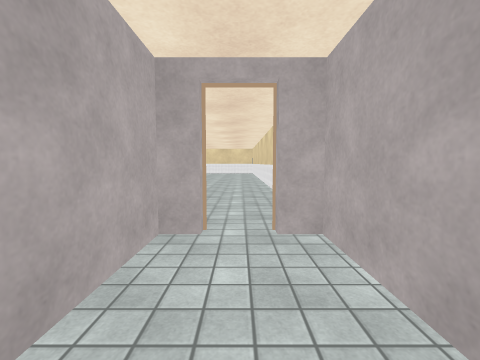
view 1 (above)

24 first-person views from a walk through a Unity game level. The camera is 1.2 m above the floor, tilts 4° down and sees 90° across. Doors are open. The floor is counted in squares, 1 m on a side. Each view is taken from the middle of a square. On the plan, view 1 faces up. The plan holds only what a view shows up to about 12 squares ahead; the rest is blank. Some surface patterns are stand-ins.

view 2
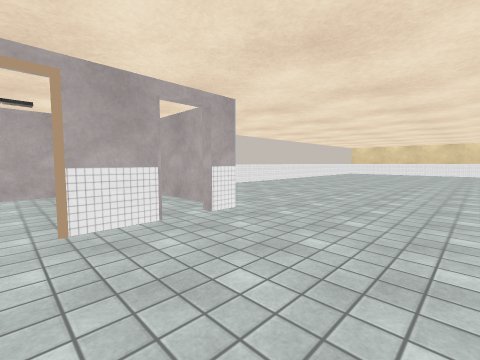

view 3
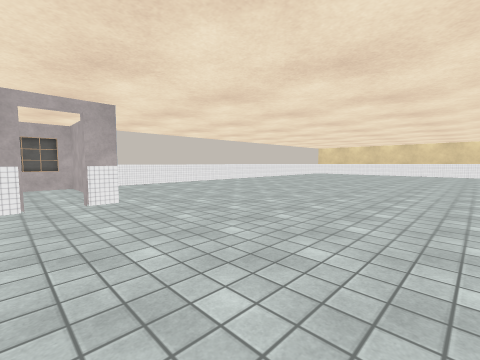

view 4
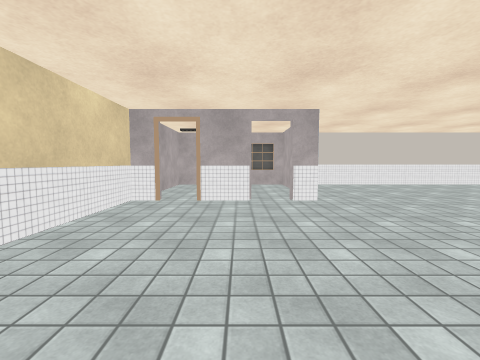

view 5
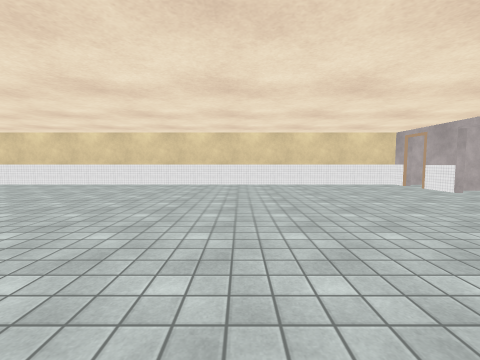

view 6
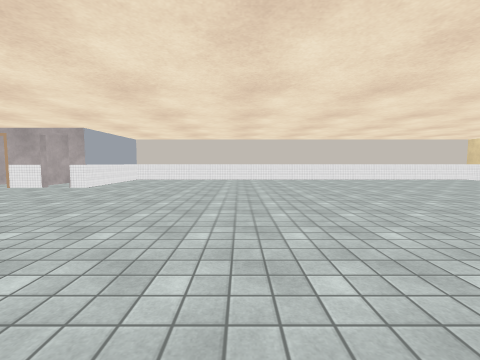

view 7
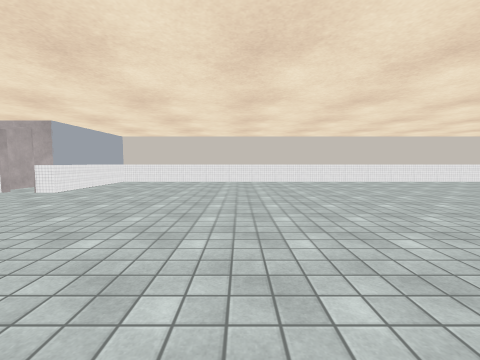

view 8
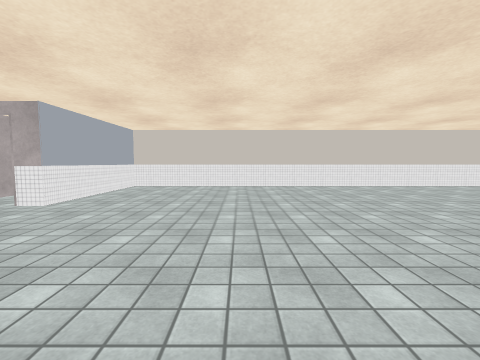

view 9
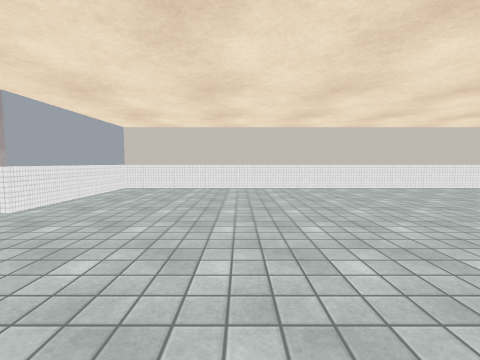

view 10
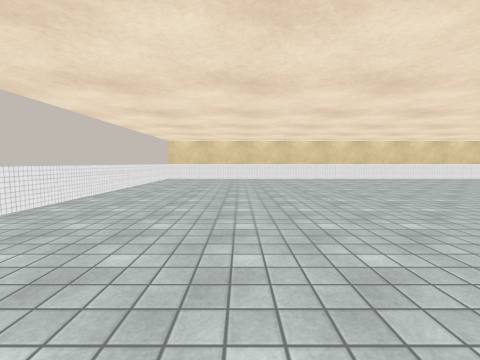

view 11
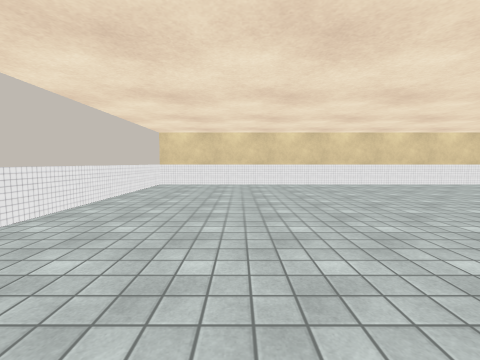

view 12
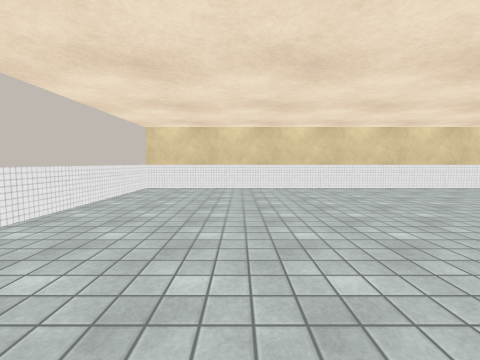

view 13
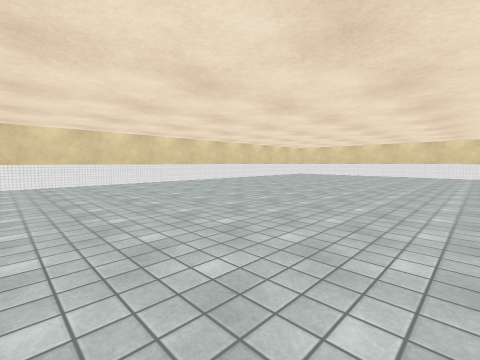

view 14
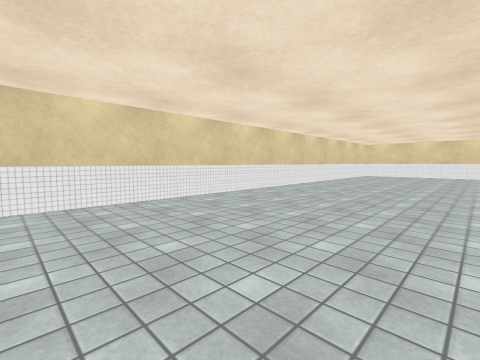

view 15
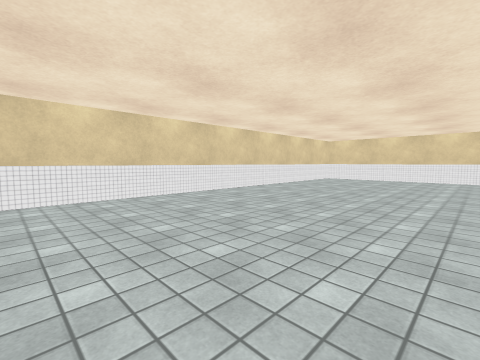

view 16
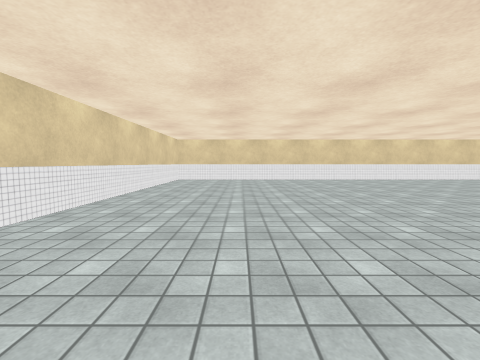

view 17
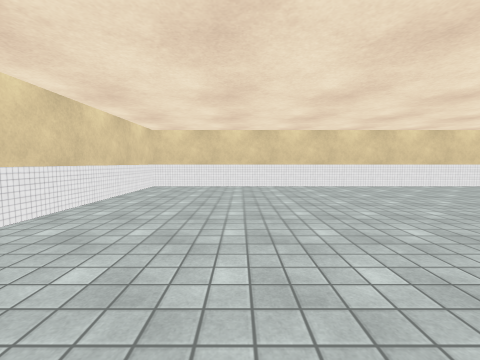

view 18
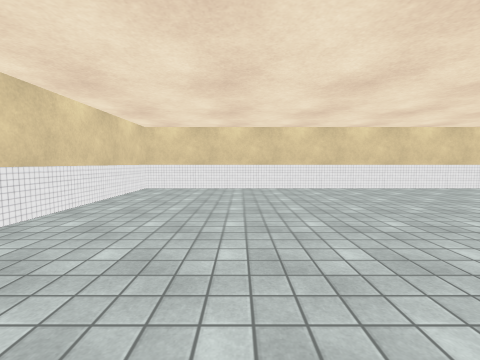

view 19
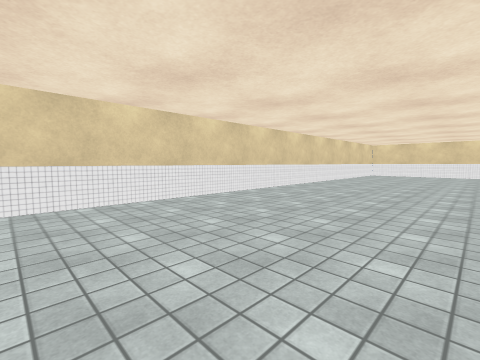

view 20
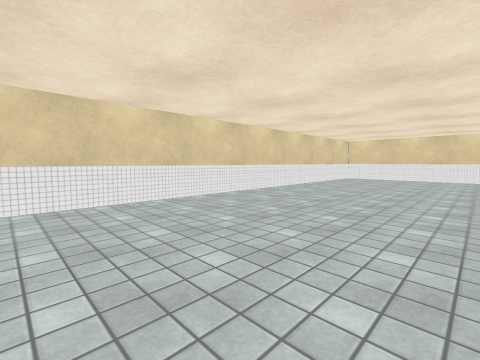

view 21
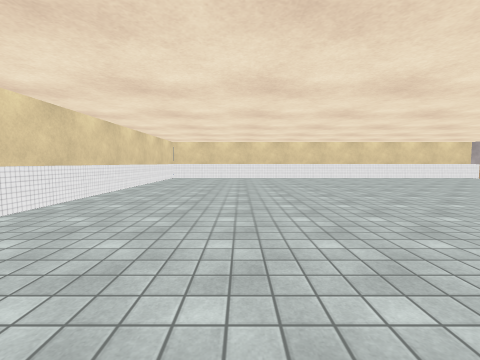

view 22
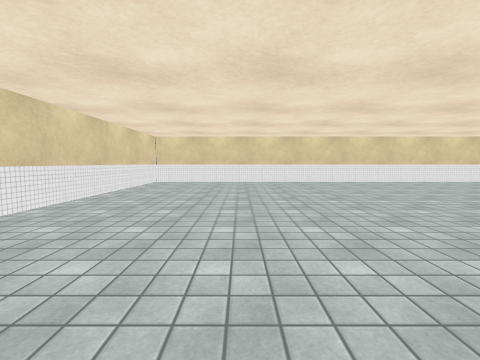

view 23
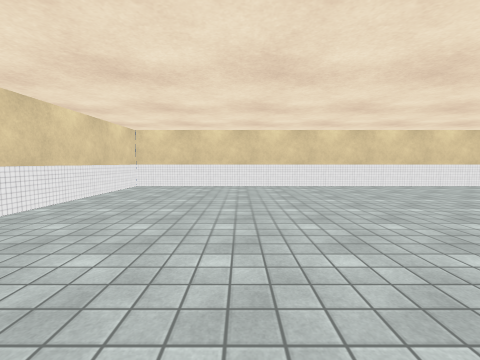

view 24
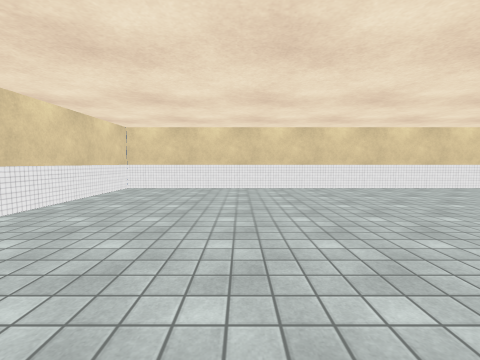

### Floor plan
Ten units are one square. View 1 is at (0, 0); x grows to the right and y downward. Boxes are objects, and circles mark ways between rooms. Rooms are numbered by the first view taken in them; rooms with no view inside come last. Other rooms are left out.
<svg viewBox="-290 -289 309 309">
<path fill="none" stroke="#000" d="M14 0 14 -40 6 -40M-14 15 1 15M-14 -40 -14 -12M-24 -43 -7 -43M-24 -40 -19 -40M14 -110 14 -284 -285 -284 -285 15 -41 15M6 -43 14 -43 14 -86M-45 15 -45 -43 -37 -43M-16 -19 -16 -34M-44 -31 -44 15M-41 15 -26 15"/>
<circle cx="0" cy="-40" r="3" fill="#2a7"/>
<circle cx="-30" cy="-40" r="3" fill="#2a7"/>
<text x="0" y="-10">1</text>
<text x="-140" y="-140">2</text>
<text x="-30" y="-10">3</text>
</svg>
Room 1 opens to room 2. Room 2 opens to room 3.

Where each view was taken, in squares from view 1:
view 1: 0 up, 0 right, facing up
view 2: 9 up, 0 right, facing down-left
view 3: 12 up, 2 left, facing down-left
view 4: 12 up, 2 left, facing down
view 5: 13 up, 12 left, facing right
view 6: 16 up, 12 left, facing down
view 7: 14 up, 12 left, facing down
view 8: 11 up, 10 left, facing down
view 9: 10 up, 10 left, facing down
view 10: 4 up, 10 left, facing left
view 11: 3 up, 15 left, facing left
view 12: 3 up, 17 left, facing left
view 13: 4 up, 14 left, facing up-left
view 14: 4 up, 21 left, facing up-left
view 15: 10 up, 20 left, facing up-left
view 16: 11 up, 24 left, facing up
view 17: 16 up, 24 left, facing up
view 18: 17 up, 24 left, facing up
view 19: 21 up, 24 left, facing up-right
view 20: 21 up, 18 left, facing up-right
view 21: 23 up, 18 left, facing right
view 22: 23 up, 14 left, facing right
view 23: 23 up, 11 left, facing right
view 24: 23 up, 10 left, facing right
